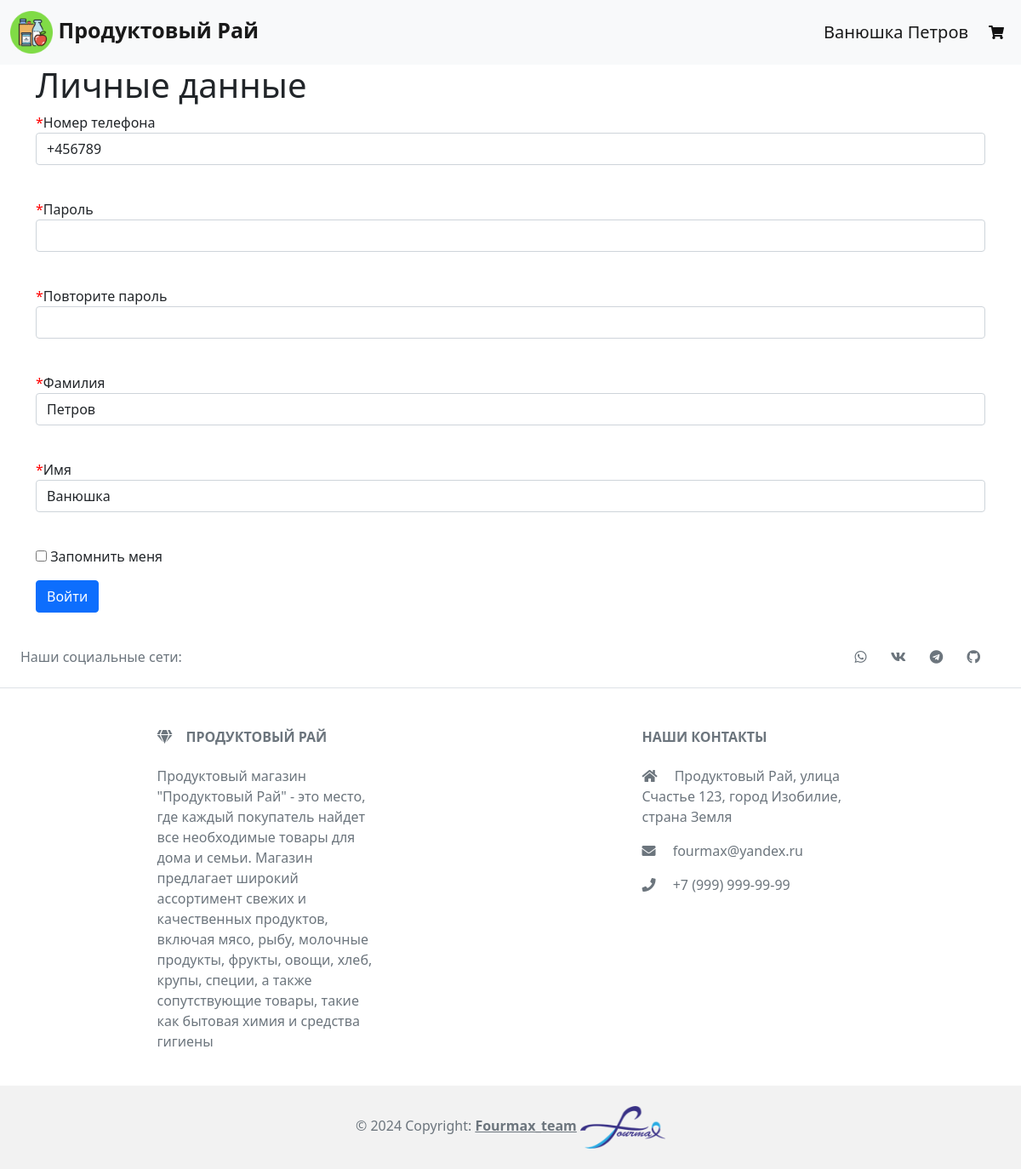
/change_user_data (signed in), run on the app's committed database.
### data/users.py (models this page shows, shortened)
class User(SqlAlchemyBase, UserMixin, SerializerMixin):
    __tablename__ = 'users'
    id = sqlalchemy.Column(sqlalchemy.Integer, primary_key=True,
                           autoincrement=True)
    surname = sqlalchemy.Column(sqlalchemy.String, nullable=True)
    name = sqlalchemy.Column(sqlalchemy.String, nullable=True)
    items_list = sqlalchemy.Column(sqlalchemy.String, nullable=True)
    mobile_phone = sqlalchemy.Column(
        sqlalchemy.String, index=True, unique=True, nullable=True
    )
    hashed_password = sqlalchemy.Column(sqlalchemy.String, nullable=True)
    orders = orm.relationship('Order', back_populates='user')

### server.py (the view, shortened to what this page needs)
@app.route('/change_user_data', methods=['GET', 'POST'])
def change_user_data():
    if current_user.is_authenticated and current_user.id == 1:
        abort(404, message=f"No access rights")
    form = RegisterForm()
    if request.method == "GET":
        db_sess = db_session.create_session()
        user = db_sess.query(User).filter(User.id == current_user.id).first()
        if user:
            form.mobile_phone.data = user.mobile_phone
            form.surname.data = user.surname
            form.name.data = user.name
        else:
            abort(404)
    return render_template(
        'register.html', title='Регистрация', host_data=request.host,
        form=form
    )

### forms/user.py
class RegisterForm(FlaskForm):
    mobile_phone = TelField(
        'Номер телефона', validators=[DataRequired(), Length(max=15)]
    )
    password = PasswordField(
        'Пароль', validators=[DataRequired(), Length(min=5, max=25)]
    )
    password_again = PasswordField(
        'Повторите пароль', validators=[DataRequired(), Length(min=5, max=25)]
    )
    surname = StringField(
        'Фамилия', validators=[DataRequired(), Length(min=1, max=25)]
    )
    name = StringField(
        'Имя', validators=[DataRequired(), Length(min=1, max=25)]
    )
    remember_me = BooleanField('Запомнить меня')
    submit = SubmitField('Войти')

### data/db_session.py (called while the page is built)
def create_session() -> Session:
    global __factory
    return __factory()

### server.py (called while the page is built)
@login_manager.user_loader
def load_user(user_id):
    db_sess = db_session.create_session()
    return db_sess.query(User).get(user_id)

### templates/register.html (shortened to what this page needs)
{% extends "base.html" %}
{% block content %}
<h1>Личные данные</h1>
<form action="" method="post">
    <p>
        <span class="req-marker">*</span>{{ form.mobile_phone.label }}<br>
        {{ form.mobile_phone(class="form-control", type="tel") }}<br>
    </p>
    <p>
        <span class="req-marker">*</span>{{ form.password.label }}<br>
        {{ form.password(class="form-control", type="password") }}<br>
    </p>
    <p>
        <span class="req-marker">*</span>{{ form.password_again.label }}<br>
        {{ form.password_again(class="form-control", type="password") }}<br>
    </p>
    <p>
        <span class="req-marker">*</span>{{ form.surname.label }}<br>
        {{ form.surname(class="form-control") }}<br>
    </p>
    <p>
        <span class="req-marker">*</span>{{ form.name.label }}<br>
        {{ form.name(class="form-control") }}<br>
    </p>
    <p>{{ form.remember_me() }} {{ form.remember_me.label }}</p>
    <p>{{ form.submit(type="submit", class="btn btn-primary") }}</p>
</form>
{% endblock %}

### templates/base.html (shortened to what this page needs)
<!doctype html>
<html lang="en">
<head>
    <link href="/static/css/normalize.css" rel="stylesheet">
    <link href="https://cdn.jsdelivr.net/npm/bootstrap@5.0.0-beta3/dist/css/bootstrap.min.css" rel="stylesheet">
	<link rel="stylesheet" href="https://use.fontawesome.com/releases/v5.15.3/css/all.css">
    <link rel="stylesheet" type="text/css" href="/static/css/style.css" />
</head>
    <body>
    <header>
        <nav class="navbar navbar-expand-sm navbar-light bg-light">
            <div class="container-fluid">
                <a class="navbar-brand" href="/"
                   style="font-size: 25px">
                    <img src="/static/img/nav_icon.png" class="nav_icon"
                         width="50px" height="50px">
                    <b>Продуктовый Рай</b>
                </a>
                <div class="collapse navbar-collapse" id="navbarSupportedContent">
                    <ul class="navbar-nav ms-auto mb-1 mb-lg-0">
                        {% if current_user.is_authenticated %}
                            <a class="navbar-brand" href="{{ '/admin' if current_user.id == 1 else '/personal_account' }}" id="{{current_user.id}}" name="current_user">{{ current_user.name }} {{ current_user.surname }}</a>
                        {% endif %}
                        <li class="nav-item">
                            {% if current_user.is_authenticated %}
                                {% if current_user.id != 1 %}
                                    <a class="nav-link" href="#" data-bs-toggle="modal" data-bs-target="#modal-cart">
                                        <i class="fas fa-shopping-cart"></i>
                                    </a>
                                {% endif %}
                            {% else %}
                                <a class="nav-link" href="/login">
                                    <i class="fas fa-shopping-cart"></i>
                                </a>
                            {% endif %}
                        </li>
                    </ul>
                </div>
            </div>
        </nav>
    </header>
    <main role="main" class="container">
        {% block content %}{% endblock %}
    </main>
    <footer class="text-center text-lg-start bg-body-tertiary text-muted">
      <section class="d-flex justify-content-center justify-content-lg-between p-4 border-bottom">
        <div class="me-5 d-none d-lg-block">
          <span>Наши социальные сети:</span>
        </div>
        <div>
          <a href="#" class="me-4 text-reset"><i class="fab fa-whatsapp"></i></a>
          <a href="#" class="me-4 text-reset"><i class="fab fa-vk"></i></a>
          <a href="#" class="me-4 text-reset"><i class="fab fa-telegram"></i></a>
          <a href="https://github.com/DABer1805/online_store.git" class="me-4 text-reset"><i class="fab fa-github"></i></a>
        </div>
      </section>
      <section class="">
        <div class="container text-center text-md-start mt-5">
          <div class="row mt-3">
            <div class="col-md-3 col-lg-4 col-xl-3 mx-auto mb-4">
              <h6 class="text-uppercase fw-bold mb-4">
                <i class="fas fa-gem me-3"></i>Продуктовый Рай
              </h6>
              <p>
                Продуктовый магазин "Продуктовый Рай" - это место, где
                каждый покупатель найдет все необходимые
                товары для дома и семьи. Магазин предлагает широкий
                ассортимент свежих и качественных продуктов, включая мясо,
                рыбу, молочные продукты, фрукты, овощи, хлеб, крупы,
                специи, а также сопутствующие товары, такие как бытовая
                химия и средства гигиены
              </p>
            </div>
            <div class="col-md-4 col-lg-3 col-xl-3 mx-auto mb-md-0 mb-4">
              <h6 class="text-uppercase fw-bold mb-4">Наши контакты</h6>
              <p><i class="fas fa-home me-3"></i> Продуктовый Рай, улица Счастье 123, город Изобилие, страна Земля</p>
              <p>
                <i class="fas fa-envelope me-3"></i>
                fourmax@yandex.ru
              </p>
              <p><i class="fas fa-phone me-3"></i> +7 (999) 999-99-99</p>
            </div>
          </div>
        </div>
      </section>
      <div class="text-center p-4" style="background-color: rgba(0, 0, 0, 0.05);">
        © 2024 Copyright:
        <a class="text-reset fw-bold" href="https://github.com/DABer1805/online_store.git">Fourmax_team</a>
          <img src="/static/img/brand_img.png" style="height: 50px; width: 100px">
      </div>
    </footer>
    </body>
</html>

### static/css/style.css (style rules this page uses)
* { scrollbar-width: 3px; scrollbar-color: #c1c1c1 #f1f1f1; }
.navbar-light .navbar-nav .nav-link { color: #111; font-weight: 500; text-transform: uppercase; }
.req-marker { color: red; }

### data on the page
User: name "Ванюшка", surname "Петров", mobile_phone "+456789"
